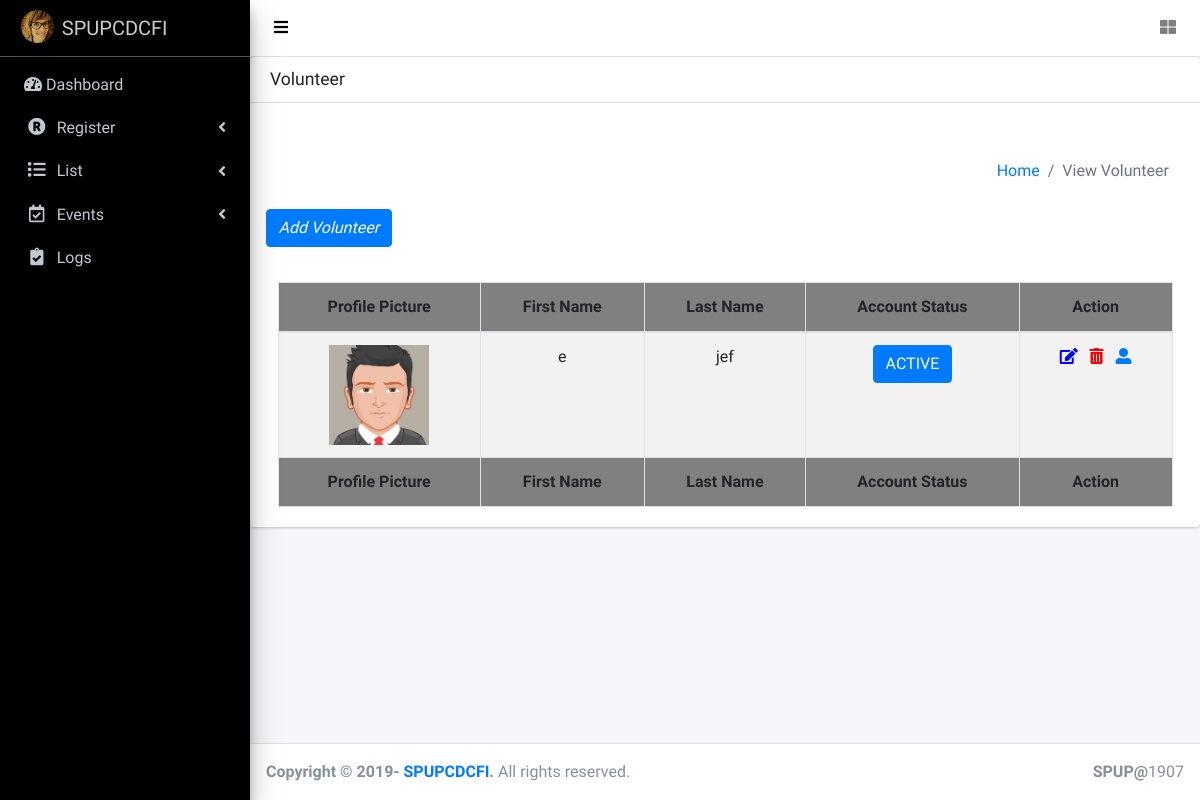
/volunteer_view.php, run on an earlier commit of the app's database.
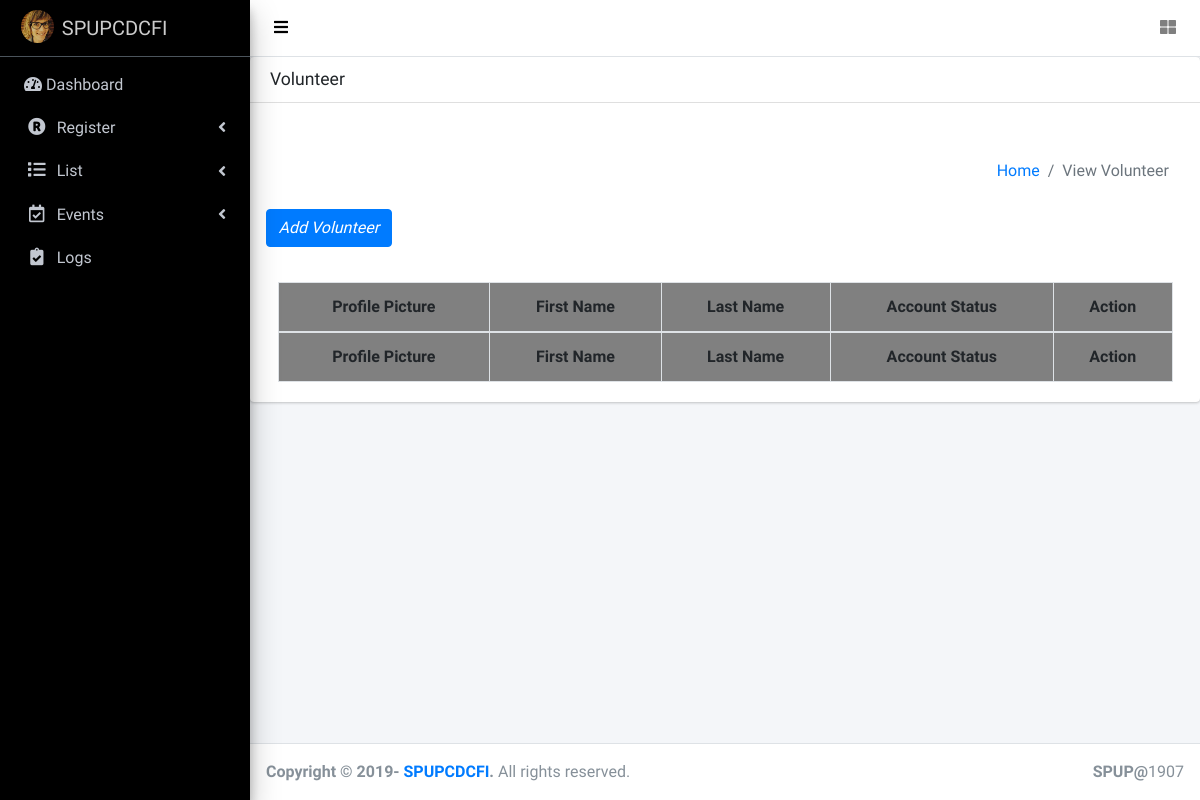
And on a later commit of the database.
### tables this page shows
CREATE TABLE `add_volunteer` (
  `id` int(11) NOT NULL,
  `firstname` varchar(65) NOT NULL,
  `middlename` varchar(65) NOT NULL,
  `lastname` varchar(65) NOT NULL,
  `birthdate` date NOT NULL,
  `gender` varchar(65) NOT NULL,
  `email` varchar(65) NOT NULL,
  `contact` int(65) NOT NULL,
  `address` varchar(65) NOT NULL,
  `account_status` varchar(65) NOT NULL,
  `photo` varchar(65) NOT NULL,
  `status` varchar(65) NOT NULL,
  `skills` varchar(65) NOT NULL,
  `education` varchar(65) NOT NULL,
  `profession` varchar(65) NOT NULL
);

### perfect_function.php (called while the page is built, shortened)
<?php
function getConnection()
{
	$servername = "localhost";
	$username = "root";
	$password = "";
	$dbname = "system";
	$conn = new mysqli($servername, $username, $password, $dbname);
	return $conn;
}
function get($table_name)
{
	$conn = getConnection();
	$sql = "SELECT * FROM $table_name";
	$result = $conn->query($sql);
	return $result;
}
function base_url()
{
	$project_name = "ci";
	return "http://" . $_SERVER['SERVER_NAME'].'/'.$project_name.'/';
}
?>

### volunteer_view.php (the view, shortened to what this page needs)
<!DOCTYPE html>
<html>
<head>
  <link rel="stylesheet" href="plugins/fontawesome-free/css/all.min.css">
  <link rel="stylesheet" href="https://code.ionicframework.com/ionicons/2.0.1/css/ionicons.min.css">
  <link rel="stylesheet" href="plugins/datatables-bs4/css/dataTables.bootstrap4.css">
  <link rel="stylesheet" href="dist/css/adminlte.min.css">
</head>
<?php include"header.php";
include"perfect_function.php";?>
          <div class="card">
            <div class="card-header">
              <h3 class="card-title">Volunteer</h3>
            </div><br>
<div class="  container">
       <section class="content-header">
  <section class="content-header">
      <div class="container-fluid">
        <div class="row mb-2">
          <div class="col-sm-6">
          </div>
          <div class="col-sm-6">
            <ol class="breadcrumb float-sm-right">
              <li class="breadcrumb-item"><a href="blank.php">Home</a></li>
              <li class="breadcrumb-item active">View Volunteer</li>
            </ol>
          </div>
        </div>
      </div>
    </section>
    <a href="add_volunteer.php"><i class="btn btn-primary">Add Volunteer</i></a>
</section>
            <div class="card-body">
              <table id="example1" class="table table-bordered table-striped">
                <thead align="center">
                <tr style="background-color: #808080">
                  <th>Profile Picture</th>
                  <th>First Name</th>
                  <th>Last Name</th>
                  <th>Account Status</th>
                  <th>Action</th>
                </tr>
                </thead>
                <tbody>
</div>
        <?php
 		$table_name="add_volunteer";
 		$data=get($table_name);
 		foreach ($data as $key => $row) {
 			$id=$row['id'];
 			$firstname=$row['firstname'];
 			$lastname=$row['lastname'];
       $photo = $row['photo'];
      $photo_url = base_url().'volunteer_pics/'.$photo;
 			$account_status=$row['account_status'];
 	 ?>
 	 <tr align="center">
       <td class="center span2">
              <?php
              if ($photo == "") {
              echo "<i>No photo available.</i>";
              }
              else {
              ?>
              <img src="<?= $photo_url ?>" style="height: 100px;width:100px;" class="img-responsive">
              <?php
              }
              ?>
            </td>
 	 	<td><?=$firstname?></td>
 	 	<td><?=$lastname?></td>
 	 	<td align="center">
              <?php
              if($account_status==1) {
              ?>
              <span class="btn btn-primary">ACTIVE</span>
              <?php
              } else {
              ?>
              <span class="btn btn-danger">INACTIVE</span>
              <?php
              }
              ?>
            </td>
 	 	<td align="center">
			<a href="edit_volunteer.php?id=<?= $id ?>">
				<i class="fas fa-edit" style="color: blue"></i>
			</a>
			<a href="volunteer_confirmdelete.php?id=<?= $id ?>">
			<i class=" fas fa-trash-alt" style="color: red" >  </i>
			</a>
			<a href="volunteer_profile.php?id=<?= $id ?>" >
				<i class="  fas fa-user-alt" style="  "> </i>
			</a>
 	 	</td>
 	 </tr>
 	 <?php } ?>
                <tfoot align="center">
                <tr  style="background-color: #808080">
                  <th>Profile Picture</th>
                  <th>First Name</th>
                  <th>Last Name</th>
                  <th>Account Status</th>
                  <th>Action</th>
                </tr>
                </tfoot>
            </div>
          </div>
        </div>
      </div>
 <?php include"footer.php"; ?>
</body>
</html>

What changed in the data, as far as the page shows it:
removed add_volunteer: photo (picture), firstname "e", lastname "jef", account_status "ACTIVE"
